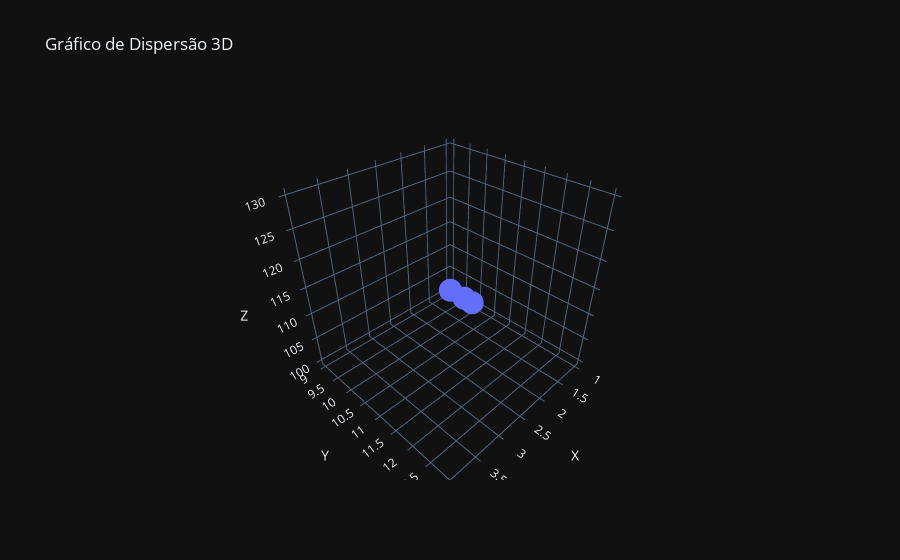

Notebook cell for this chart:
### Markdown cell above
<h1> Estudos pandas e plotly </h1>

A biblioteca Plotly oferece uma variedade de opções para criar visualizações interativas. Aqui estão algumas das funções e gráficos mais comuns disponíveis no Plotly Express:

<h2> 1.	Gráficos de Barras: </h2>
    
<p>	px.bar(): Cria gráficos de barras. </p>
<p> px.histogram(): Cria histogramas. </p>

<h2> 2.	Gráficos de Linhas: </h2>

<p> px.line(): Cria gráficos de linhas. </p>
<p> px.scatter(): Cria gráficos de dispersão. </p>
    
<h2>3.	Gráficos de Pizza e Donut: </h2>

<p> px.pie(): Cria gráficos de pizza. </p>
<p> px.sunburst(): Cria gráficos de sunburst. </p>
<p> px.treemap(): Cria gráficos de treemap. </p>

<h2> 4.	Gráficos 3D: </h2>

<p> px.scatter_3d(): Cria gráficos de dispersão tridimensionais. </p>
<p> px.line_3d(): Cria gráficos de linhas tridimensionais. </p>

<h2> 5.	Gráficos Geográficos: </h2>

<p> px.scatter_geo(): Cria gráficos de dispersão geográficos. </p>
<p> px.choropleth(): Cria mapas coropléticos. </p>

<h2> 6.	Gráficos de Caixas: </h2>
	
<p> px.box(): Cria gráficos de caixas. </p>

<h2> 7.	Gráficos de Violino: </h2>

<p> px.violin(): Cria gráficos de violino. </p>

<h2> 8.	Gráficos de Calor: </h2>

<p> px.imshow(): Cria gráficos de calor. </p> 

<h2> 9.	Gráficos Animados: </h2>

<p> px.scatter(), px.line(), etc., com o parâmetro animation_frame: Cria gráficos animados ao longo de uma dimensão. </p>

<h2> 10.	Gráficos de Radar: </h2>

<p> px.line_polar(): Cria gráficos de linhas em coordenadas polares. </p> 

<h2> 11.	Gráficos de Radar (Áreas): </h2>

<p> px.area_polar(): Cria gráficos de áreas em coordenadas polares. </p>

<h2> 12.	Gráficos de Barras Empilhadas ou Agrupadas: </h2>

<p> Configuração do parâmetro barmode para stack ou group em gráficos de barras. </p>
	
<h2> 13 Mapas de Calor (Superfície): </h2>

<p> px.surface(): Cria mapas de calor em 3D </p>
    
<h2> 14. Gráficos de Sankey: </h2>

<p> px.sankey(): Cria gráficos de fluxo de Sankey. </p>

Estes são apenas alguns exemplos, e a Plotly oferece muitas mais opções e personalizações. Recomendo explorar a documentação oficial do Plotly Express para obter detalhes e exemplos mais completos de cada função.

### Code cell
import pandas as pd
import plotly.express as px

# DataFrame de exemplo
data = {'X': [1, 2, 3, 4],
        'Y': [9, 11, 12, 13],
        'Z': [100, 110, 120, 130]}
df = pd.DataFrame(data)

# Gráfico de dispersão 3D
figura = px.scatter_3d(df, x='X', y='Y', z='Z', title='Gráfico de Dispersão 3D', template='plotly_dark')
figura.show()

### Figure 1 — Plotly figure (JSON) as saved in the notebook; plotly's stock layout.template omitted (floating-point values rounded to 4 significant figures)
{"data": [{"hovertemplate": "X=%{x}<br>Y=%{y}<br>Z=%{z}<extra></extra>", "legendgroup": "", "marker": {"color": "#636efa", "symbol": "circle"}, "mode": "markers", "name": "", "scene": "scene", "showlegend": false, "x": [1, 2, 3, 4], "y": [9, 11, 12, 13], "z": [100, 110, 120, 130], "type": "scatter3d"}], "layout": {"scene": {"domain": {"x": [0, 1], "y": [0, 1]}, "xaxis": {"title": {"text": "X"}}, "yaxis": {"title": {"text": "Y"}}, "zaxis": {"title": {"text": "Z"}}}, "legend": {"tracegroupgap": 0}, "title": {"text": "Gráfico de Dispersão 3D"}}}
